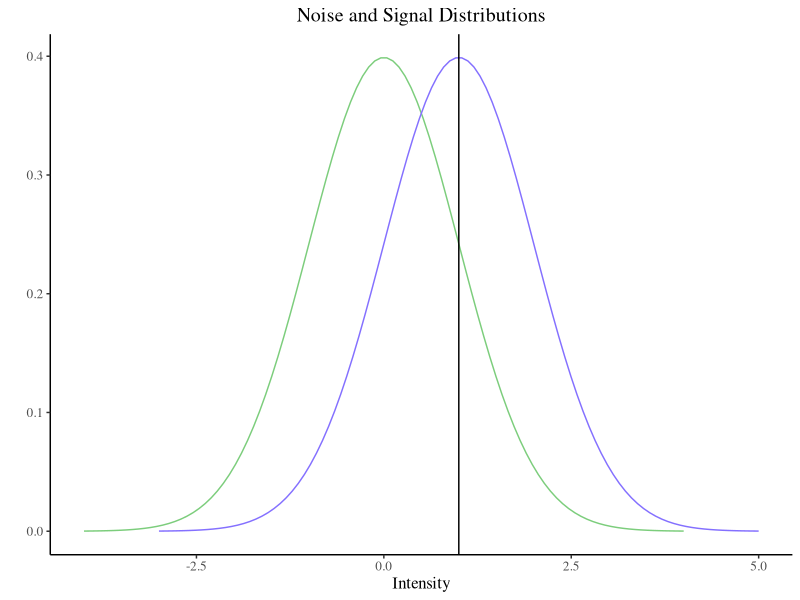
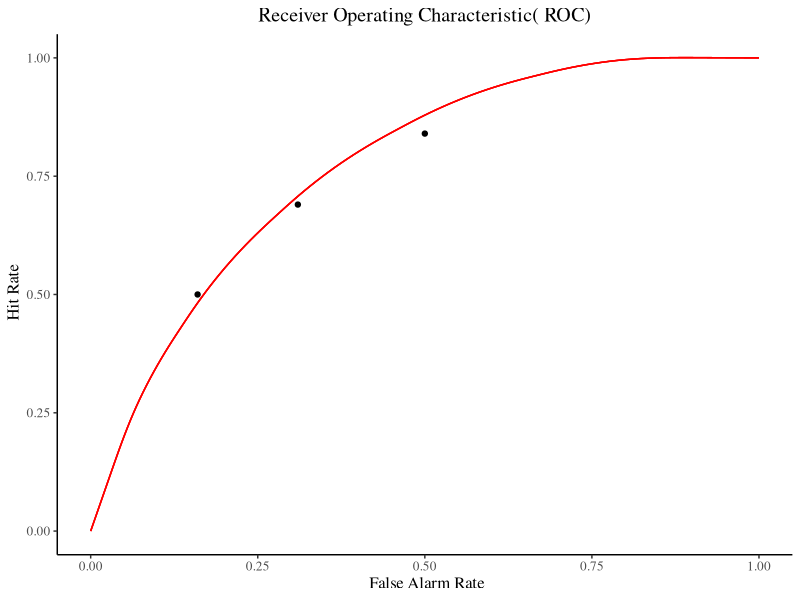
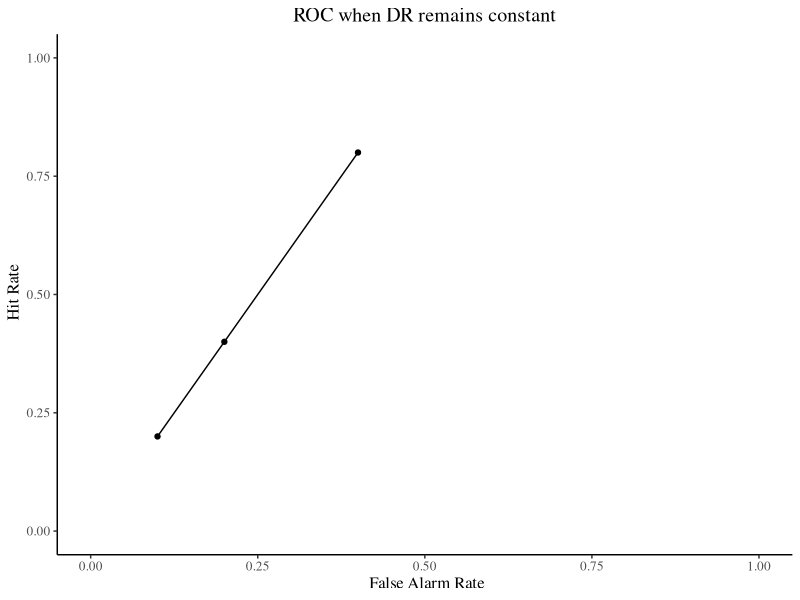

Reproduce these figures in R, in order.



library(ggplot2)
library(tidyverse)

x1 <- seq(-4,4,length = 100)
y1 <- dnorm(x1,mean = 0 , sd = 1)
x2 <-  seq(-3,5,length = 100)
y2 <-  dnorm(x2, mean  = 1, sd = 1 )

df <- tibble(x1 = x1, y1 = y1, x2 = x2, y2 = y2)

df %>% ggplot() + 
  geom_line(aes(x=x1, y=y1), color="palegreen3")  + 
  geom_line(aes(x=x2, y=y2), color="lightslateblue")+
  theme (plot.title = element_text(hjust = 0.5), text = element_text(family = "serif", size = 12), 
         panel.grid.major = element_blank(), 
         panel.grid.minor = element_blank(),
         panel.background = element_blank(), 
         axis.line = element_line(colour = "black"))+
         labs(x = "Intensity", y = " ")+
         ggtitle("Noise and Signal Distributions")+
         geom_vline(xintercept = 1)

# Liberal
#false alarm rate
pnorm(0, mean = 0 , sd = 1, lower.tail = FALSE) 
#hit rate 
pnorm(0, mean = 1, sd = 1, lower.tail = FALSE )       
#Neutral
#false alarm rate
pnorm(0.5, mean = 0 , sd = 1, lower.tail = FALSE) 
#hit rate 
pnorm(0.5, mean = 1, sd = 1, lower.tail = FALSE )     

# Conservative

#false alarm rate
pnorm(1, mean = 0 , sd = 1, lower.tail = FALSE) 
#hit rate 
pnorm(1, mean = 1, sd = 1, lower.tail = FALSE )     


# Calculate D prime
qnorm(0.84, mean=0, sd=1)-qnorm(0.5, mean = 0, sd =1 )


#Plot ROC curve

# Receiver Operating Characteristic( ROC)
dat1 <- tibble(x1 = c(0.84,0.69,0.5),y1 = c(0.5,0.31,0.16))

# Plot ROC curve
ggplot(data=dat1, aes(x=y1, y= x1)) +     
geom_point() +
expand_limits(x = c(0, 1), y = c(0,1))+
labs(x = " False Alarm Rate", y = " Hit Rate")+
theme (plot.title = element_text(hjust = 0.5), text = element_text(family = "serif", size = 12), 
         panel.grid.major = element_blank(), 
         panel.grid.minor = element_blank(),
         panel.background = element_blank(), 
         axis.line = element_line(colour = "black"))+
          geom_curve(data = dat1,
             x = 0,
             xend = 1,
             y = 0,
             yend = 1,
             curvature = -0.39,
             color = "red")+
           ggtitle("Receiver Operating Characteristic( ROC)")
        


  #Plot hit rate and false alarm rate when Diagnosticity ratio is same

dat2 <- tibble(x = c(0.1,0.2,0.4),y= c(0.2,0.4,0.8))

dat2 %>% ggplot()+
geom_point( aes(x= x, y= y))+
expand_limits(x = c(0, 1), y = c(0,1))+
geom_line(aes(x = x , y = y))+
labs(x = " False Alarm Rate", y = " Hit Rate")+
theme (plot.title = element_text(hjust = 0.5), text = element_text(family = "serif", size = 12), 
         panel.grid.major = element_blank(), 
         panel.grid.minor = element_blank(),
         panel.background = element_blank(), 
         axis.line = element_line(colour = "black"))+
ggtitle("ROC when DR remains constant")















